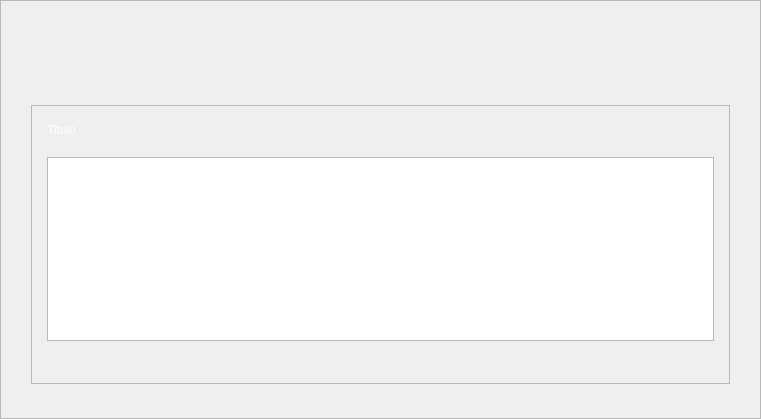
<?xml version="1.0" encoding="UTF-8"?>
<ui version="4.0">
 <class>FMenuModel</class>
 <widget class="QWidget" name="FMenuModel">
  <property name="geometry">
   <rect>
    <x>0</x>
    <y>0</y>
    <width>761</width>
    <height>419</height>
   </rect>
  </property>
  <property name="windowTitle">
   <string>Form</string>
  </property>
  <layout class="QGridLayout" name="gridLayout">
   <property name="margin">
    <number>0</number>
   </property>
   <item row="0" column="0">
    <widget class="QFrame" name="frmeMenu">
     <property name="styleSheet">
      <string notr="true"/>
     </property>
     <property name="frameShape">
      <enum>QFrame::StyledPanel</enum>
     </property>
     <property name="frameShadow">
      <enum>QFrame::Raised</enum>
     </property>
     <layout class="QGridLayout" name="gridLayout_2">
      <property name="leftMargin">
       <number>30</number>
      </property>
      <property name="rightMargin">
       <number>30</number>
      </property>
      <item row="0" column="0">
       <layout class="QHBoxLayout" name="horizontalLayout">
        <property name="topMargin">
         <number>30</number>
        </property>
        <property name="bottomMargin">
         <number>10</number>
        </property>
        <item>
         <spacer name="horizontalSpacer">
          <property name="orientation">
           <enum>Qt::Horizontal</enum>
          </property>
          <property name="sizeHint" stdset="0">
           <size>
            <width>40</width>
            <height>20</height>
           </size>
          </property>
         </spacer>
        </item>
       </layout>
      </item>
      <item row="1" column="0">
       <layout class="QVBoxLayout" name="verticalLayout">
        <item>
         <layout class="QHBoxLayout" name="horizontalLayout_2">
          <property name="bottomMargin">
           <number>15</number>
          </property>
          <item>
           <spacer name="horizontalSpacer_2">
            <property name="orientation">
             <enum>Qt::Horizontal</enum>
            </property>
            <property name="sizeHint" stdset="0">
             <size>
              <width>40</width>
              <height>20</height>
             </size>
            </property>
           </spacer>
          </item>
          <item>
           <spacer name="horizontalSpacer_3">
            <property name="orientation">
             <enum>Qt::Horizontal</enum>
            </property>
            <property name="sizeHint" stdset="0">
             <size>
              <width>40</width>
              <height>20</height>
             </size>
            </property>
           </spacer>
          </item>
         </layout>
        </item>
        <item>
         <widget class="QFrame" name="frmeOpciones">
          <property name="sizePolicy">
           <sizepolicy hsizetype="Preferred" vsizetype="Expanding">
            <horstretch>0</horstretch>
            <verstretch>0</verstretch>
           </sizepolicy>
          </property>
          <property name="autoFillBackground">
           <bool>true</bool>
          </property>
          <property name="frameShape">
           <enum>QFrame::StyledPanel</enum>
          </property>
          <property name="frameShadow">
           <enum>QFrame::Sunken</enum>
          </property>
          <property name="lineWidth">
           <number>6</number>
          </property>
          <property name="midLineWidth">
           <number>6</number>
          </property>
          <layout class="QGridLayout" name="gridLayout_3">
           <property name="leftMargin">
            <number>15</number>
           </property>
           <property name="rightMargin">
            <number>15</number>
           </property>
           <item row="1" column="0">
            <layout class="QVBoxLayout" name="lytOpciones">
             <property name="topMargin">
              <number>6</number>
             </property>
             <item>
              <widget class="QTableView" name="tabla"/>
             </item>
            </layout>
           </item>
           <item row="0" column="0">
            <widget class="QLabel" name="lblTitulo">
             <property name="minimumSize">
              <size>
               <width>0</width>
               <height>30</height>
              </size>
             </property>
             <property name="maximumSize">
              <size>
               <width>16777215</width>
               <height>30</height>
              </size>
             </property>
             <property name="styleSheet">
              <string notr="true">color: rgb(255, 255, 255);
font: 75 16pt &quot;Serif&quot;;</string>
             </property>
             <property name="text">
              <string>Titulo</string>
             </property>
             <property name="textFormat">
              <enum>Qt::AutoText</enum>
             </property>
             <property name="scaledContents">
              <bool>false</bool>
             </property>
             <property name="wordWrap">
              <bool>false</bool>
             </property>
            </widget>
           </item>
           <item row="2" column="0">
            <spacer name="verticalSpacer_2">
             <property name="orientation">
              <enum>Qt::Vertical</enum>
             </property>
             <property name="sizeHint" stdset="0">
              <size>
               <width>20</width>
               <height>40</height>
              </size>
             </property>
            </spacer>
           </item>
          </layout>
         </widget>
        </item>
        <item>
         <spacer name="verticalSpacer">
          <property name="orientation">
           <enum>Qt::Vertical</enum>
          </property>
          <property name="sizeHint" stdset="0">
           <size>
            <width>20</width>
            <height>40</height>
           </size>
          </property>
         </spacer>
        </item>
       </layout>
      </item>
     </layout>
    </widget>
   </item>
  </layout>
 </widget>
 <resources/>
 <connections/>
</ui>
